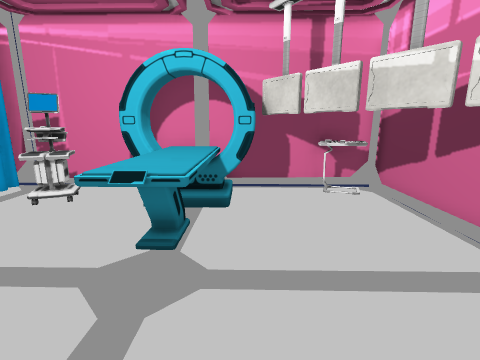
[1] (above)

16 first-person views from a walk through a scene from a Unity 3-D project. The camera is 1.3 m above the floor, tilts 12° down and sees 85° across. The floor is counted in squares, 0.5 m on a side. Each view is taken from the middle of a square. On the plan, view 1 faces up. The plan holds only what a view shows up to about 18 squares ahead; the rest is blank. The player character is not drawn. Some animated figures are left out. Some surface patterns are stand-ins.

[2]
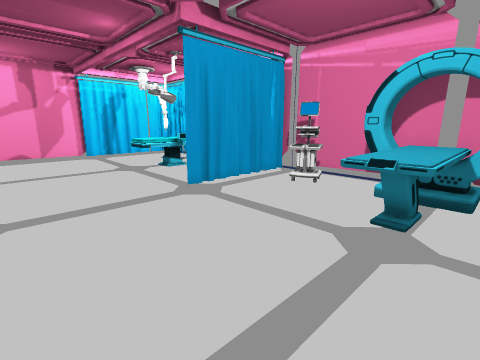

[3]
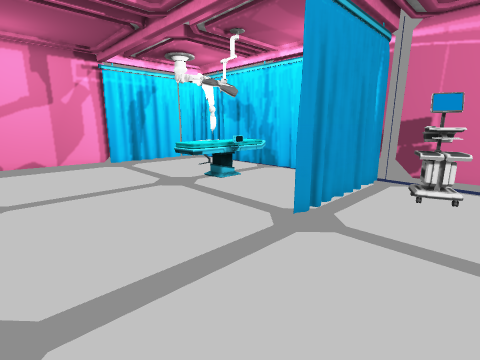

[4]
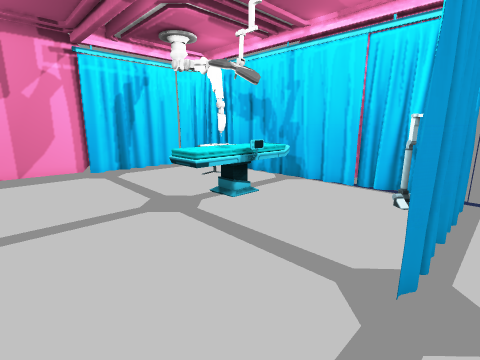

[5]
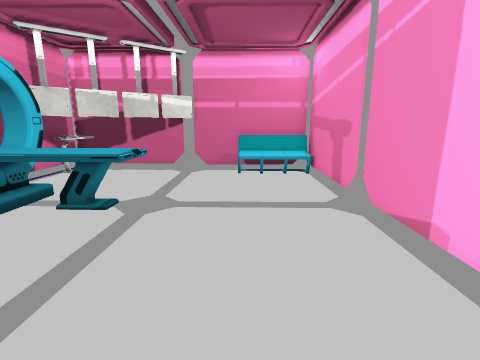

[6]
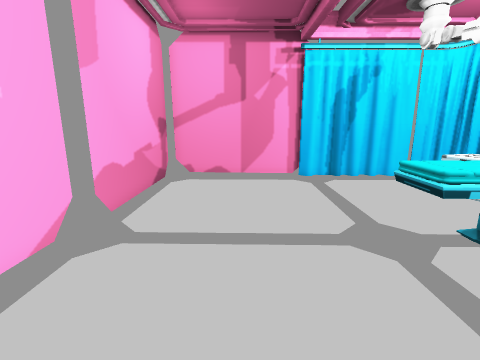

[7]
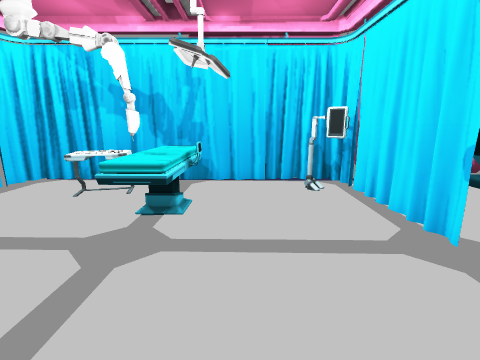

[8]
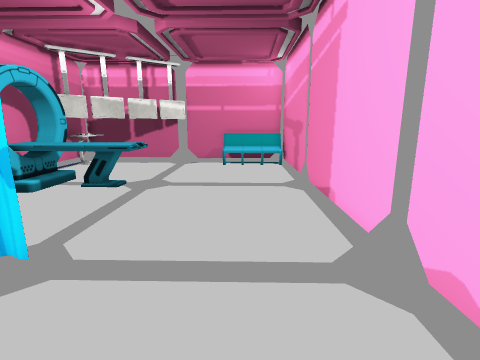

[9]
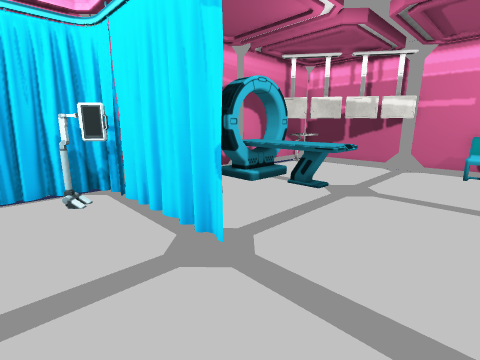

[10]
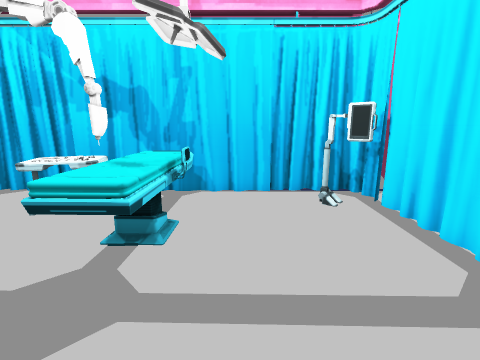

[11]
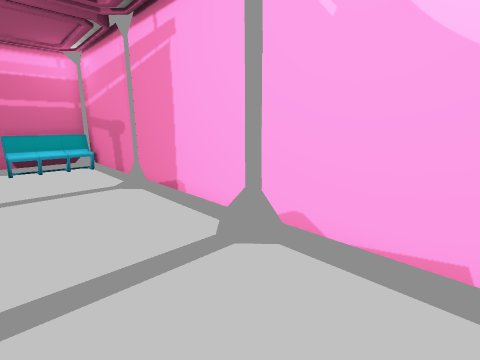

[12]
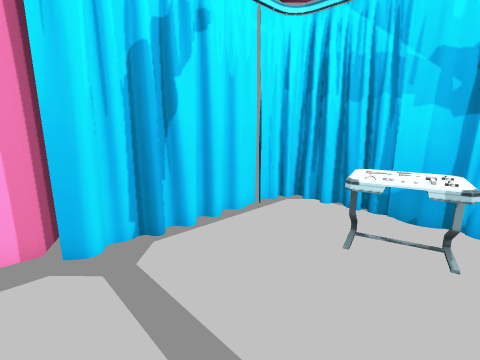

[13]
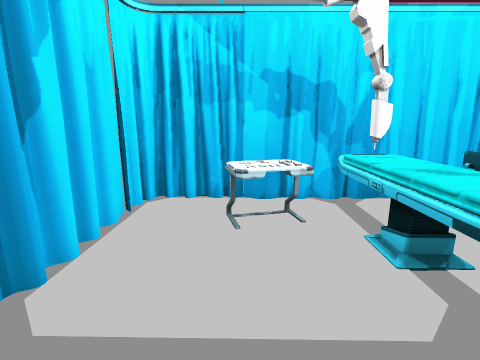

[14]
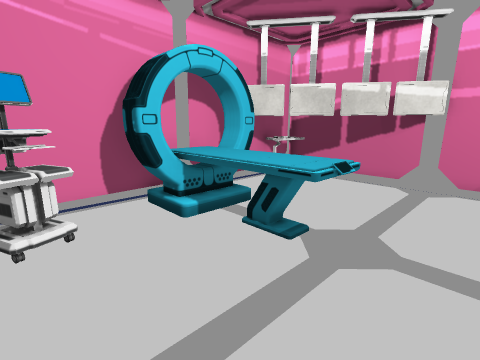

[15]
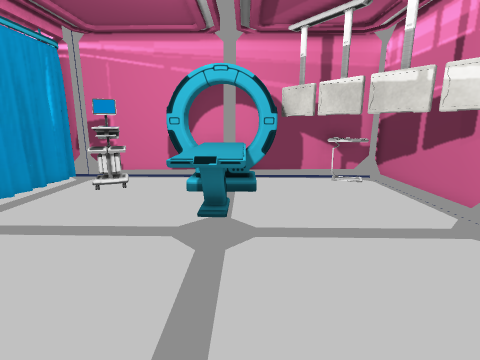

[16]
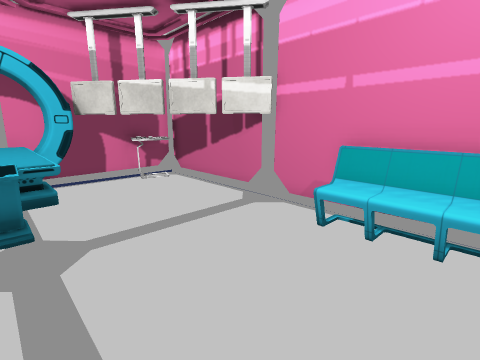

### Floor plan
Key: @ floor where view 1 was taken; # wall or solid block; x gap in a wall; . floor; = window, fence, low wall or low ledge; T table; O other object.
Columns run from 23 left of view 1 to 6 right of it. Each row starts with its distance up from view 1.
 11 #######    ###### ############
 10 #OOO TTT OOOOOO.## OOOOOO TT #
  9 #O..TTTTT....OOx## OOOOOOOTT #
  8  O..TTTTT.....O.=#..OOO..O..#
  7  O.....TTT....O.....OOO...O.#
  6  O.....TT.....O.....OOO...OO #
  5  O.....TT.....O.....OOO....OO#
  4 #O............O.....OOO.....O#
  3 # ..........................##
  2 #...........................#
  1 #..........................O#
  0 #......................@...O#
 -1 #..........................O#
 -2 ######## ..................O#
 -3         #####################

Where each view was taken, in squares from view 1:
view 1: 0 up, 0 right, facing up
view 2: 2 down, 0 right, facing up-left
view 3: 2 down, 5 left, facing up-left
view 4: 0 up, 8 left, facing up-left
view 5: 1 up, 10 left, facing right
view 6: 1 up, 10 left, facing left
view 7: 1 down, 13 left, facing up
view 8: 0 up, 13 left, facing right
view 9: 0 up, 12 left, facing up-right
view 10: 1 up, 13 left, facing up
view 11: 2 up, 13 left, facing down-right
view 12: 3 up, 17 left, facing up-left
view 13: 2 up, 19 left, facing up
view 14: 2 up, 7 left, facing up-right
view 15: 2 down, 1 left, facing up
view 16: 2 down, 2 left, facing up-right
